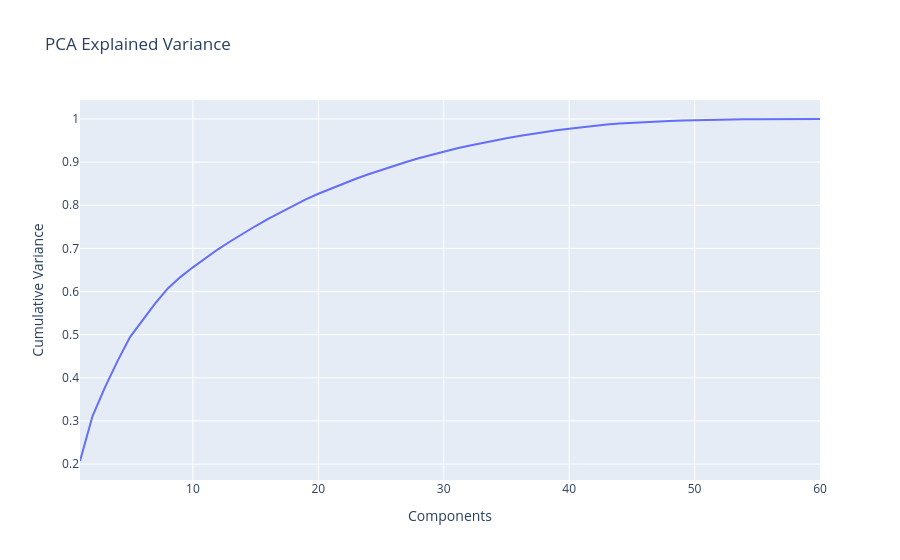

The notebook cell this image was saved under:
### Code cell
var_df = pd.DataFrame({
    "Components": range(1, len(cum_var)+1),
    "Cumulative Variance": cum_var
})

px.line(
    var_df,
    x="Components",
    y="Cumulative Variance",
    title="PCA Explained Variance"
).show()

### Figure 1 — Plotly figure (JSON) as saved in the notebook; plotly's stock layout.template omitted (floating-point values rounded to 4 significant figures)
{"data": [{"hovertemplate": "Components=%{x}<br>Cumulative Variance=%{y}<extra></extra>", "legendgroup": "", "line": {"color": "#636efa", "dash": "solid"}, "marker": {"symbol": "circle"}, "mode": "lines", "name": "", "orientation": "v", "showlegend": false, "type": "scatter", "x": [1, 2, 3, 4, 5, 6, 7, 8, 9, 10, 11, 12, 13, 14, 15, 16, 17, 18, 19, 20, 21, 22, 23, 24, 25, 26, 27, 28, 29, 30, 31, 32, 33, 34, 35, 36, 37, 38, 39, 40, 41, 42, 43, 44, 45, 46, 47, 48, 49, 50, 51, 52, 53, 54, 55, 56, 57, 58, 59, 60], "xaxis": "x", "y": [0.2071, 0.3114, 0.3784, 0.4392, 0.4949, 0.5347, 0.5726, 0.6072, 0.6334, 0.6561, 0.678, 0.6979, 0.7165, 0.7348, 0.7519, 0.7682, 0.7839, 0.7992, 0.8136, 0.8267, 0.8388, 0.8506, 0.8615, 0.8718, 0.8816, 0.891, 0.9002, 0.909, 0.917, 0.9246, 0.9316, 0.9379, 0.9442, 0.9499, 0.9554, 0.9606, 0.9655, 0.9698, 0.9739, 0.9776, 0.9811, 0.9844, 0.987, 0.9895, 0.9914, 0.993, 0.9944, 0.9955, 0.9965, 0.9974, 0.9981, 0.9986, 0.9991, 0.9994, 0.9997, 0.9998, 1.0, 1.0, 1.0, 1.0], "yaxis": "y"}], "layout": {"legend": {"tracegroupgap": 0}, "title": {"text": "PCA Explained Variance"}, "xaxis": {"anchor": "y", "domain": [0, 1], "title": {"text": "Components"}}, "yaxis": {"anchor": "x", "domain": [0, 1], "title": {"text": "Cumulative Variance"}}}}
